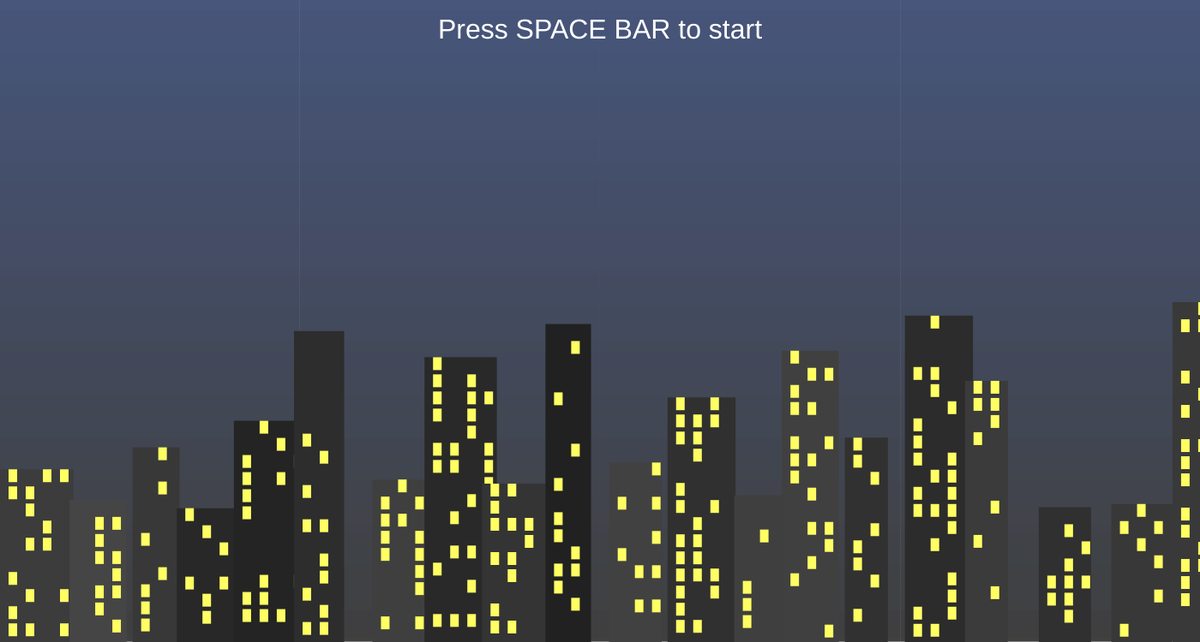
Frame 1 (no input)
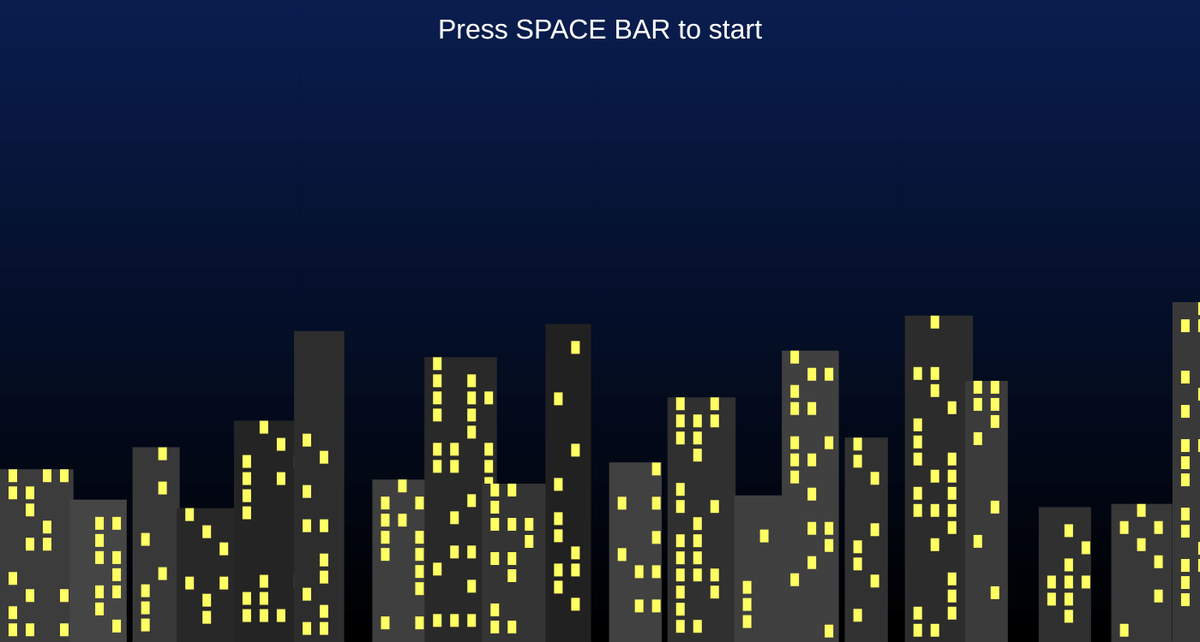
Frame 60 (no input)
Frame 120 (the mouse pressed at the canvas centre since frame 60): identical to frame 60, image omitted

The p5.js sketch that drew these frames (run headless with seeded random() and noise() and a simulated clock; from frame 60 on, the mouse is pressed at the canvas centre):

// p5.js sketch
// ── sketch.js
//FIREWORKS GRAND FINALE////
//for my finale I wanted to incorporate my skills making fireworks to create
//a finale. And so I created three parts of the finale that take place
//first we have the fireworks coming from both sides, coming together 
//then we have them going from one side to another
//then the finale is just alot of fireworks
//i wanted this to be a time duration of around 40 seconds
//links used for guidance
//https://www.youtube.com/watch?v=YPKidHmretc&t=529s
///// https://www.youtube.com/watch?v=CKeyIbT3vXI&t=145s

//
//PRESS SPACE TO START///////
// Mega Fireworks Finale
let buildings = [];
let windows = [];
let finaleRunning = false;
let finaleStartTime = 0;
let fireworks = [];
let gravity;
let finaleDuration = 40000; // Duration i wanted the fireworks
let hasTriggered = false; //prevents the code from running again if space bar is clicked again

function setup() 
{
  createCanvas(1400, 750);
  gravity = createVector(0, 0.2);
  generateCity(); //instead of building a skyline with buiudlings manually, i decided to generate them randomoly
  frameRate(60);
}

function draw() 
{
  drawSky();
  drawBuildings();

    if (!finaleRunning && !hasTriggered)
    {
        fill(255);
        textSize(32);
        textAlign(CENTER, TOP);
        text("Press SPACE BAR to start", width / 2, 20);
    }
    if (finaleRunning)
    {
     let elapsed = millis() - finaleStartTime;

    // Phase 1: launch fireworks from sides comming to middle
    if (elapsed < 10000) 
    {
      if (frameCount % 30 === 0) 
      {
        let offset = map(elapsed, 0, 10000, 0, width / 2 - 100); //calculates horizontal distance from the edges inward toward the middle
        fireworks.push(new Firework(width - offset, height, true));
        fireworks.push(new Firework(offset, height, true));  //TRUE sets the angles in which particles can explode in
      }
    }

    // Phase 2: Trail fireworks across screen from right to left
    else if (elapsed < 20000) 
    {
      if (frameCount % 13 === 0) 
      {
        let x = map(frameCount % 140, 0, 140, width, 0);
        fireworks.push(new Firework(x, height, true, true)); //makes the fireworks move left after 10seconds
      }
    }

    // Phase 3: Finale
    else if (elapsed < 40000) 
    {
      if (frameCount % 8 === 0) 
      {
        for (let i = 0; i < 5; i++) 
        {
          let x = random(width);
          fireworks.push(new Firework(x, height, false, false, false));
        }
      }
    }

    if (elapsed >= finaleDuration) 
    {
      finaleRunning = false;
      hasTriggered = false;
    } 
  }



  // Update and show all fireworks
  for (let i = fireworks.length - 1; i >= 0; i--) 
  {
    fireworks[i].update();
    fireworks[i].display();
    if (fireworks[i].done()) 
    {
      fireworks.splice(i, 1);
    }
  }



  for (let i = fireworks.length - 1; i >= 0; i--) 
  {
    fireworks[i].update();
    fireworks[i].display();
    if (fireworks[i].done()) 
    {
      fireworks.splice(i, 1);
    }
  }
}

function keyPressed() 
{
  if (key === ' ' && !finaleRunning && !hasTriggered) 
  {
    finaleRunning = true;
    finaleStartTime = millis();
    hasTriggered = true;
  }
}

// I wanted to create a loop for making a city skyline
function generateCity() 
{
  for (let i = 0; i < width; i += random(50, 100)) 
  {
    let w = random(50, 100);
    let h = random(150, 400);
    buildings.push(new Building(i, height - h, w, h));
  }
}

function drawBuildings() 
{
  for (let b of buildings) 
  {
    b.show(); //show buiding
  }
}
//create a nice color change from the sky
function drawSky()
{
  for (let y = 0; y < height; y++) 
  {
    let inter = map(y, 0, height, 0, 1);
    let c = lerpColor(color(10, 30, 80), color(0, 0, 0), inter);
    stroke(c);
    line(0, y, width, y);
  }
}

class Building 
{
  constructor(x, y, w, h) 
  {
    this.x = x;
    this.y = y;
    this.w = w;
    this.h = h;
    this.win = [];  //array position for our randmoly generated windows
    this.color = color(random(30, 70));
    for (let i = 0; i < this.h - 20; i += 20) 
    {
      for (let j = 10; j < this.w - 10; j += 20) 
      {
        if (random() < 0.4) 
        {
          this.win.push({ x: j, y: i });
        }
      }
    }
  }

  show() 
  {
    noStroke();
    fill(this.color);
    rect(this.x, this.y, this.w, this.h);
    fill(255, 255, 100); //window lights
    for (let w of this.win) 
    {
      rect(this.x + w.x, this.y + w.y, 10, 15); //draws a window in the this.win array
    }
  }
}
class Firework 
{
  constructor(x, y, mirrored = false, trail = false, radial = false) 
  {
    this.pos = createVector(x, y);
    this.vel = createVector(0, random(-15, -18));
    this.exploded = false;
    this.particles = [];
    this.color = color(random(180, 255), random(180, 255), random(180, 255));
    this.trail = trail;
    this.radial = radial;  //controols how the the paricles spread out after explosion 
    this.mirrored = mirrored;
  }

  update() 
  {
    if (!this.exploded) 
    {
      this.vel.add(gravity);
      this.pos.add(this.vel);
      if (this.vel.y >= 0 || this.pos.y < height / 4) 
      {
        this.exploded = true;
        this.explode();
      }
    }

    for (let i = this.particles.length - 1; i >= 0; i--) 
    {
      this.particles[i].update();
      if (this.particles[i].fade <= 0) 
      {
        this.particles.splice(i, 1);
      }
    }
  }

  explode() 
  {
    let count = this.radial ? 6 : this.mirrored ? 12 : 6;
    let angles = this.radial
      ? [PI / 6, PI / 3, PI / 2, (2 * PI) / 3, PI]  //get the angles for explosion
      : Array.from({ length: count }, () => random(TWO_PI));

    for (let a of angles) 
    {
      this.particles.push(new Particle(this.pos.x, this.pos.y, a, this.color));
    }
  }

  done() 
  {
    return this.exploded && this.particles.length === 0;
  }

  display() 
  {
    if (!this.exploded) 
    {
      stroke(this.color);
      strokeWeight(this.trail ? 6 : 4);
      point(this.pos.x, this.pos.y);
    }
    for (let p of this.particles) 
    {
      p.display();
    }
  }
}

class Particle 
{
  constructor(x, y, angle, col) 
  {
    this.pos = createVector(x, y);
    let speed = random(2, 5);
    this.vel = p5.Vector.fromAngle(angle).mult(speed);
    this.fade = 255;
    this.color = col;
  }

  update() 
  {
    this.pos.add(this.vel);
    this.fade -= 4;
  }

  display() {
    stroke(this.color.levels[0], this.color.levels[1], this.color.levels[2], this.fade);
    strokeWeight(4);
    point(this.pos.x, this.pos.y);
  }
}
